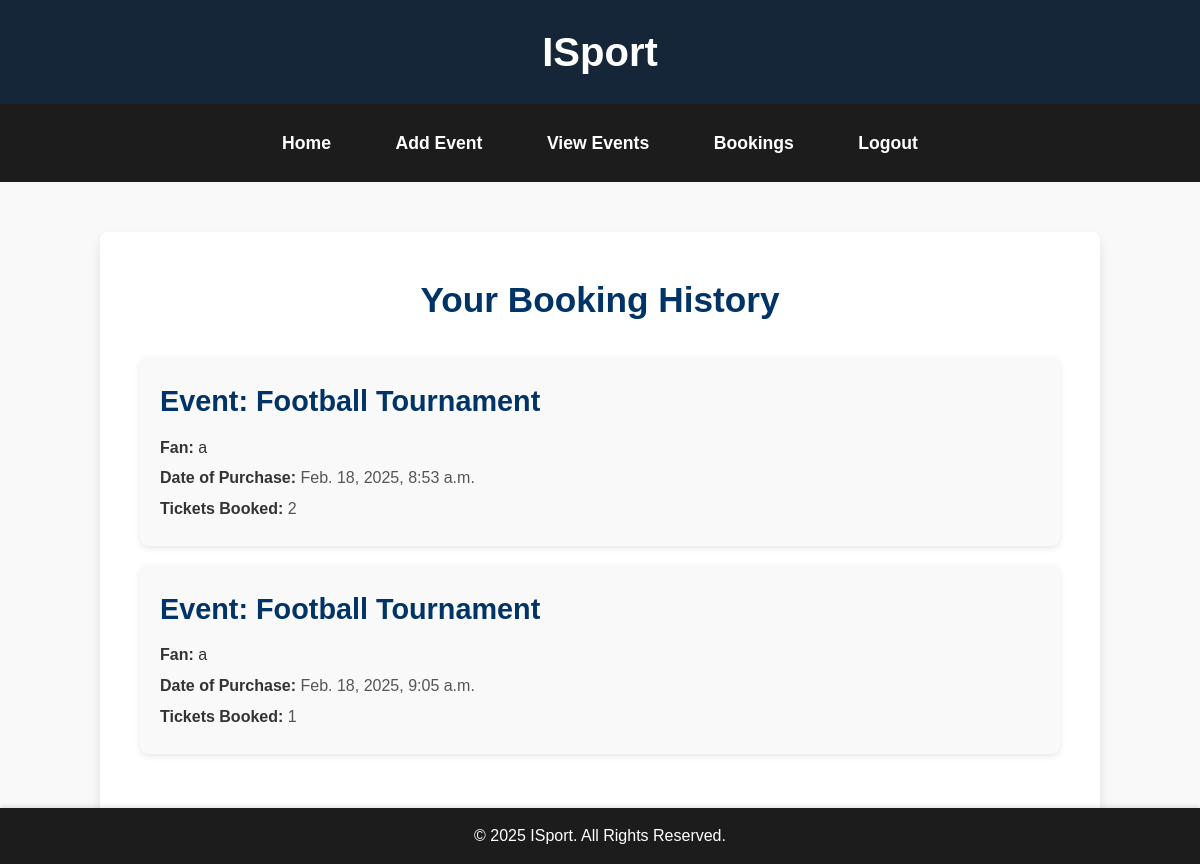
The app's page /bookings/, older data.
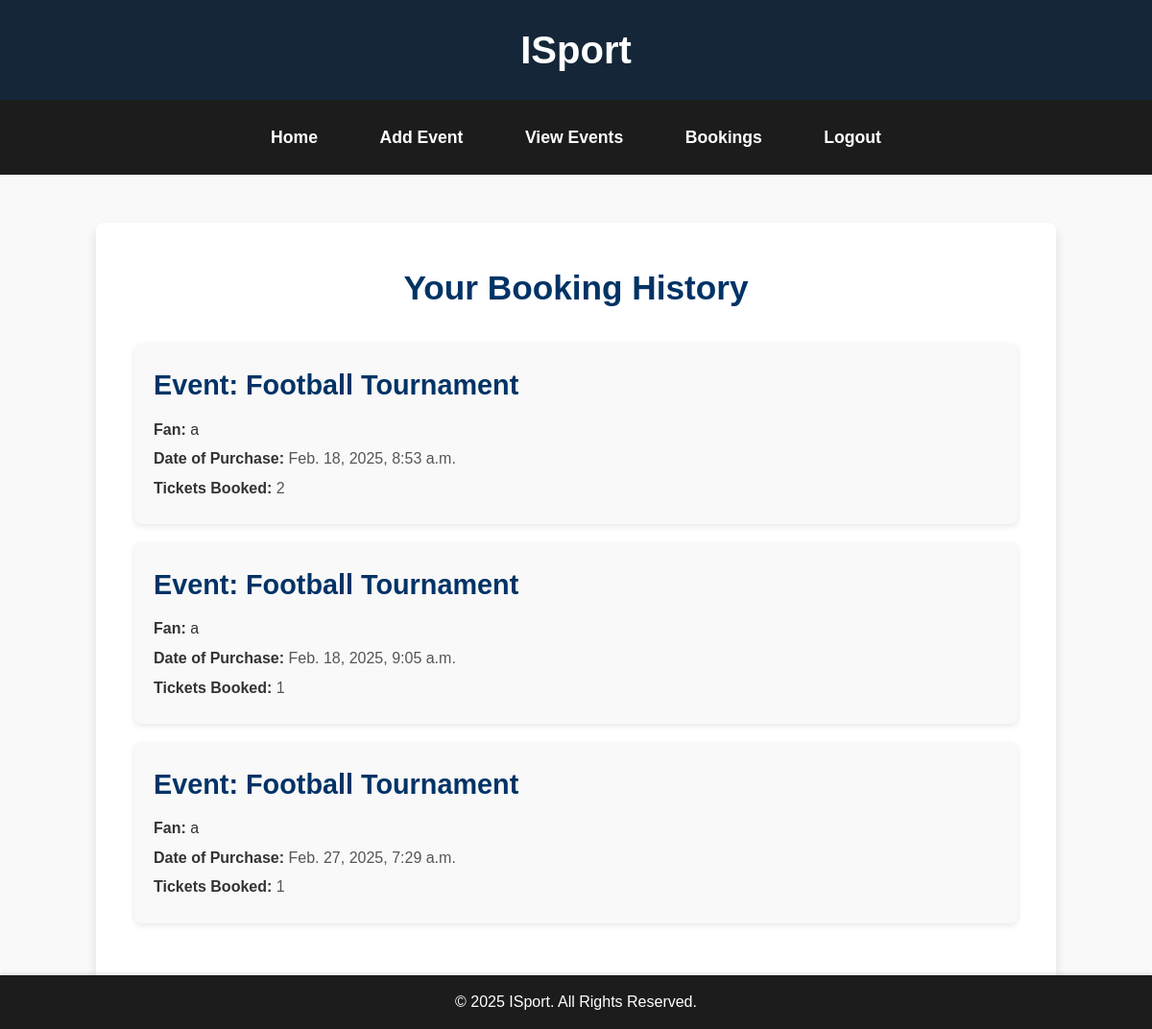
The same page, newer data.
### app/models.py (models this page shows, shortened)
class TicketPurchase(models.Model):
    fan = models.ForeignKey(FanRegister, on_delete=models.CASCADE)
    event = models.ForeignKey(EventTickets, on_delete=models.CASCADE)
    purchase_date = models.DateTimeField(auto_now_add=True)
    number_of_tickets = models.PositiveIntegerField()
    amount = models.DecimalField(max_digits=10, decimal_places=2, default=0.00)
    razorpay_order_id = models.CharField(max_length=255, blank=True, null=True)
    payment_status = models.CharField(max_length=20, choices=[("Pending", "Pending"), ("Paid", "Paid")], default="Pending")

class EventTickets(models.Model):
    publisher = models.ForeignKey(PublisherRegister, on_delete=models.CASCADE, related_name='events')  # Linking event to a publisher
    title = models.CharField(max_length=255)
    description = models.TextField()
    date = models.DateField()
    location = models.CharField(max_length=255)
    price = models.DecimalField(max_digits=10, decimal_places=2)
    def __str__(self):
        return self.title

class FanRegister(models.Model):
    email = models.EmailField(unique=True)
    name = models.TextField()
    phone = models.IntegerField()
    password = models.TextField()
    location= models.TextField()
    confirm_password=models.TextField()
    favoriteevent=models.TextField()
    favoriteteam=models.TextField()
    def __str__(self):
        return self.name

### app/views.py (the view)
# urls.py: path('bookings/', views.bookings, name='bookings'),
def bookings(request):
    events = TicketPurchase.objects.all()
    return render(request,'publisher/bookings.html',{'events':events})

### templates/publisher/bookings.html (shortened to what this page needs)
<!DOCTYPE html>
<html lang="en">
<head>
</head>
<body>
    <header>
        <h1>ISport</h1>
    </header>
    <nav>
        <ul>
            <li><a href="../viewhome">Home</a></li>
            <li><a href="../add_event">Add Event</a></li>
            <li><a href="../view_event">View Events</a></li>
            <li><a href="../bookings">Bookings</a></li>
            <li><a href="../logout">Logout</a></li>
        </ul>
    </nav>
    <div class="events-container">
        <h1>Your Booking History</h1>
        {% for event in events %}
        <div class="event-item">
            <h3>Event: {{ event.event }}</h3>
            <p><strong>Fan:</strong> {{ event.fan }}</p>
            <div class="event-details">
                <p><strong>Date of Purchase:</strong> {{ event.purchase_date }}</p>
                <p><strong>Tickets Booked:</strong> {{ event.number_of_tickets }}</p>
            </div>
        </div>
        {% empty %}
        <p>No bookings available at the moment.</p>
        {% endfor %}
    </div>
    <footer>
        <p>&copy; 2025 ISport. All Rights Reserved.</p>
    </footer>
</body>
</html>

Row changes from the older to the newer data that the page shows:
added TicketPurchase: event "Football Tournament", fan "a", purchase_date "Feb. 27, 2025, 7:29 a.m.", number_of_tickets "1"
